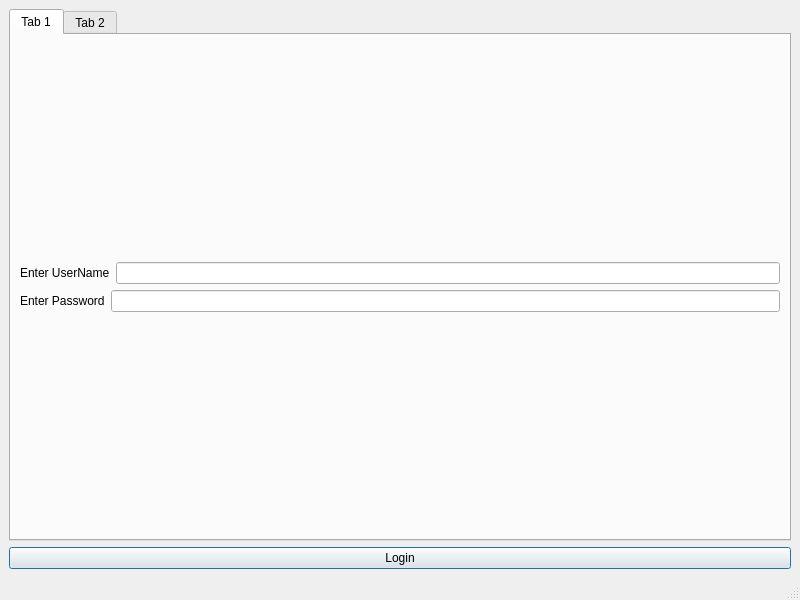
<?xml version="1.0" encoding="UTF-8"?>
<ui version="4.0">
 <class>LoginWindow</class>
 <widget class="QMainWindow" name="LoginWindow">
  <property name="geometry">
   <rect>
    <x>0</x>
    <y>0</y>
    <width>800</width>
    <height>600</height>
   </rect>
  </property>
  <property name="windowTitle">
   <string>LoginWindow</string>
  </property>
  <widget class="QWidget" name="centralwidget">
   <layout class="QVBoxLayout" name="verticalLayout_2">
    <item>
     <widget class="QTabWidget" name="tabWidget">
      <property name="currentIndex">
       <number>0</number>
      </property>
      <widget class="QWidget" name="tab">
       <attribute name="title">
        <string>Tab 1</string>
       </attribute>
       <layout class="QVBoxLayout" name="verticalLayout_3">
        <item>
         <layout class="QVBoxLayout" name="verticalLayout">
          <item>
           <layout class="QHBoxLayout" name="horizontalLayout">
            <item>
             <widget class="QLabel" name="label">
              <property name="text">
               <string>Enter UserName</string>
              </property>
             </widget>
            </item>
            <item>
             <widget class="QLineEdit" name="UserName"/>
            </item>
           </layout>
          </item>
          <item>
           <layout class="QHBoxLayout" name="horizontalLayout_2">
            <item>
             <widget class="QLabel" name="label_2">
              <property name="text">
               <string>Enter Password</string>
              </property>
             </widget>
            </item>
            <item>
             <widget class="QLineEdit" name="PasswordEdit">
              <property name="echoMode">
               <enum>QLineEdit::Password</enum>
              </property>
             </widget>
            </item>
           </layout>
          </item>
         </layout>
        </item>
       </layout>
      </widget>
      <widget class="QWidget" name="tab_2">
       <attribute name="title">
        <string>Tab 2</string>
       </attribute>
       <layout class="QVBoxLayout" name="verticalLayout_5">
        <item>
         <layout class="QVBoxLayout" name="verticalLayout_4">
          <item>
           <layout class="QHBoxLayout" name="horizontalLayout_3">
            <item>
             <widget class="QLabel" name="label_3">
              <property name="text">
               <string>Host</string>
              </property>
             </widget>
            </item>
            <item>
             <widget class="QLineEdit" name="HostEdit"/>
            </item>
           </layout>
          </item>
          <item>
           <layout class="QHBoxLayout" name="horizontalLayout_4">
            <item>
             <widget class="QLabel" name="label_4">
              <property name="text">
               <string>Database name</string>
              </property>
             </widget>
            </item>
            <item>
             <widget class="QLineEdit" name="DatabaseEdit"/>
            </item>
           </layout>
          </item>
          <item>
           <widget class="QPushButton" name="CreateDatabaseButton">
            <property name="text">
             <string>Create Database</string>
            </property>
           </widget>
          </item>
          <item>
           <widget class="QPushButton" name="EditOptionsButton">
            <property name="text">
             <string>Accept</string>
            </property>
           </widget>
          </item>
         </layout>
        </item>
       </layout>
      </widget>
     </widget>
    </item>
    <item>
     <widget class="QPushButton" name="LoginButton">
      <property name="text">
       <string>Login</string>
      </property>
      <property name="autoDefault">
       <bool>false</bool>
      </property>
      <property name="default">
       <bool>true</bool>
      </property>
     </widget>
    </item>
   </layout>
  </widget>
  <widget class="QMenuBar" name="menubar">
   <property name="geometry">
    <rect>
     <x>0</x>
     <y>0</y>
     <width>800</width>
     <height>29</height>
    </rect>
   </property>
  </widget>
  <widget class="QStatusBar" name="statusbar"/>
 </widget>
 <resources/>
 <connections/>
</ui>
